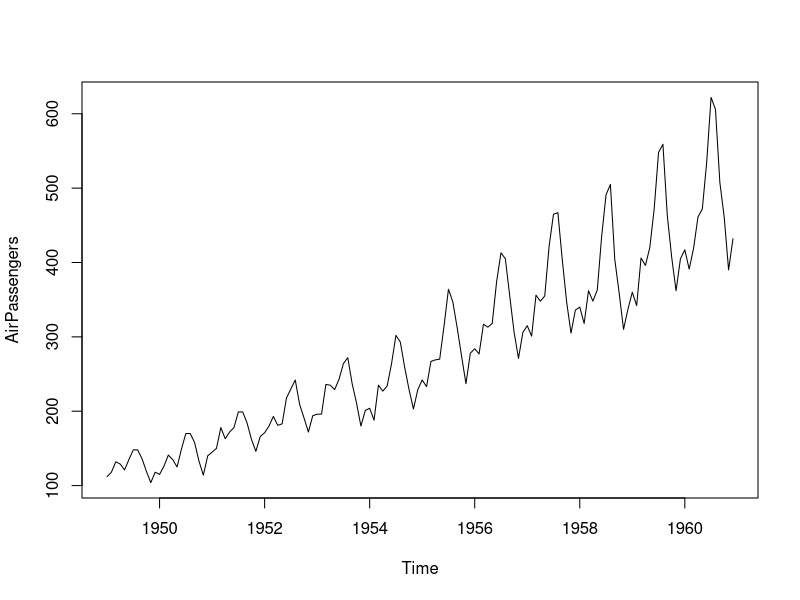
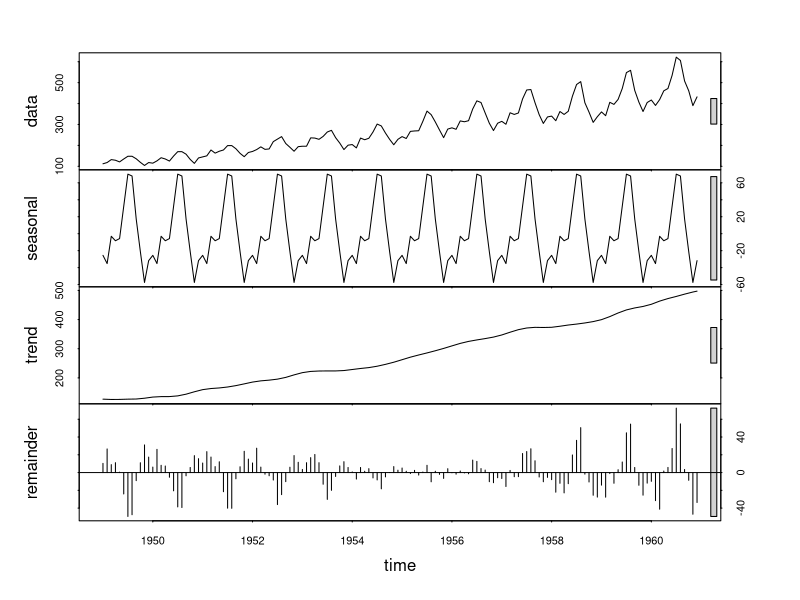

Here is the R script that generated these plots, in order: (Note: this script raises an error after producing the figures.)
plot(AirPassengers)

data<-ts(AirPassengers[1:144],start=c(1949,1),frequency = 12)
data


data.stl <- stl(data,s.window="periodic")
plot(data.stl)




model.arima <- auto.arima(
  data,              # データ指定
  ic = "aic",        # 情報量基準の指定
  trace = T,         # トレース出力（結果一覧）
  stepwise=T,        # 計算時の次数パターン省略 
  approximation=F,   # 近似計算の適用
  seasonal=T         # 季節調整
)

tsdiag(model.arima)

pred = forecast(model.arima, level=95, h=12)
pred
class(pred)

plot(pred)
legend("topleft",
       legend = c("pred", "actual"),
       lty = c(2, 1),
       lwd = 2,
       col = c(4, 1),
       cex = 1.5,
       bty = 'n',
       inset = c(0.05, 0.03)
)
title(sub="元データと予測データ",xlab="年", ylab="乗客数(千人)")
